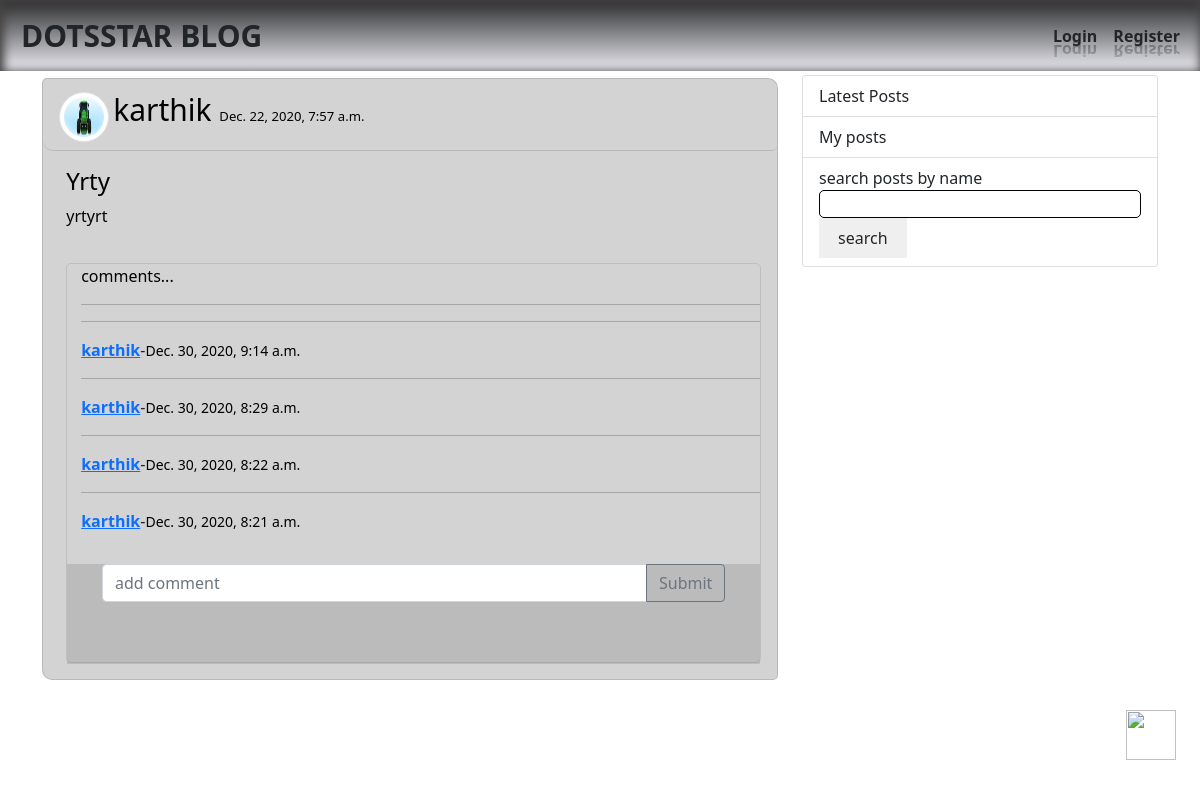
The app's page /posts/34/ with its own data.
### blog/models.py (models this page shows, shortened)
class posts(models.Model):
    title=models.CharField(max_length=100)
    content=models.TextField()
    author=models.ForeignKey(User,on_delete=models.CASCADE)
    likes = models.ManyToManyField(User, related_name='post_like')
    date_posted=models.DateTimeField(default=timezone.now)
    image=models.ImageField(upload_to="post_pic",default="default.jpg")
    def number_of_likes(self):
        return self.likes.count()

class comments(models.Model):
    post=models.ForeignKey(posts,related_name="comments",on_delete=models.CASCADE)
    name=models.ForeignKey(User,on_delete=models.CASCADE)
    description=models.TextField()
    date_posted=models.DateTimeField(default=timezone.now)

### user/models.py (models this page shows, shortened)
class profile(models.Model):
    user=models.OneToOneField(User,on_delete=models.CASCADE)
    image=models.ImageField(default="default.jpg",upload_to="profilr_pics")
    bio=models.TextField(default="hi!")
    followers=models.ManyToManyField("self",related_name='followers',blank=True)
    request=models.ManyToManyField("self",related_name='request',blank=True)

### blog/views.py (the view)
# urls.py: path('posts/<int:pk>/',postdetailview.as_view(),name="post-detail"),
class postdetailview(DetailView):
    model=posts
    def get_context_data(self, **kwargs):
        data = super().get_context_data(**kwargs)
        likes_connected = get_object_or_404(posts, id=self.kwargs['pk'])
        liked = False
        if likes_connected.likes.filter(id=self.request.user.id).exists():
            liked = True
        data['number_of_likes'] = likes_connected.number_of_likes()
        data['post_is_liked'] = liked
        return data

### blog/templates/blog/posts_detail.html (shortened to what this page needs)
{% extends "blog/base.html" %}
{% load static %}
{% block content %}
<div class="container-xl">
  <div class="row">
    <div class="col-sm-8">
      <div id="{{object.id}}" class="card" style="background-color:lightgray;border-radius:5px 10px;margin-top:1%;">
      <div class="card-header" style="background-color:lightgray;border-radius:5px 10px;">
            <img id="postimg" class="img-thumbnail rounded-circle" src="{{ object.author.profile.image.url }}">
            <span class="black-text" style="font-size: 20px;">
              <a class="text-decoration-none" href="{% url 'user-posts' object.author.username %}" style="font-size: 30px;color:black;">{{object.author }} </a>
            </span>
            <span class="black-text" style="font-size: 15px;">
              <small>{{ object.date_posted }}</small>
            </span>
        </div>
        <div class="card-body" style="margin-left:1%">
          <div>
            <h4 class="card-title" style="color:black;text-transform: capitalize;">{{ object.title }}</h4>
            <p class="card-text" style="color:black;font-size:16px;">{{ object.content }}</p>
          </div>
            {% include 'blog/likesection.html' %}
          <div id="commentsec"
            style="height:400px;border:0.5px solid rgba(0, 0, 0, 0.096);border-radius:5px;margin-top:5%;">
            <div id="commentsec1" style="height:270px;overflow-y:scroll;margin-left:2%;">
              {% if not object.comments.all %}
              no comments
              {% else %}
              <p style="color:black;">comments...</p>
              <hr>
              {% for comment in object.comments.all reversed %}
              <hr>
              <strong><a href="{% url 'user-posts' comment.name %}">{{ comment.name}}</a></strong>-<small>{{comment.date_posted }}</small>
              {% endfor %}
              {% endif %}
            </div>
            <div style="height:100px;position: relative;top:-1%;width:100%;background-color: rgba(61, 58, 58, 0.158);">
              <form action="{% url 'addcomment' object.id %}" method="POST" style="margin:5%;">
                <div class="input-group mb-3">
                  <input type="text" name="desc" class="form-control" placeholder="add comment" aria-label="Recipient's username" aria-describedby="button-addon2">
                  <button class="btn btn-outline-secondary" type="submit" id="button-addon2">Submit</button>
                  </div>
              </form>
            </div>
          </div>
        </div>
    </div>
  </div>
    {% include 'blog/include/sidebar.html' %}
  </div>
</div>
<div style="position: fixed;bottom:5%;right:2%;">
  <a href="#top"><img src="https://cdn3.iconfinder.com/data/icons/common-4/24/ui-12-512.png"
      style="height:50px;width:50px;"></a>
</div>
{% endblock content %}

### blog/templates/blog/base.html (style rules this page uses)
@media only screen and (min-width:600px) { #postimg { width: 50px; height: 50px; } }

### blog/templates/blog/posts_detail.html (style rules this page uses)
small { color: black; }

### records on screen
posts: author.profile.image (picture), author "karthik", date_posted "Dec. 22, 2020, 7:57 a.m.", title "Yrty", content "yrtyrt"
comments: name "karthik", date_posted "Dec. 30, 2020, 9:14 a.m."
comments: name "karthik", date_posted "Dec. 30, 2020, 8:29 a.m."
comments: name "karthik", date_posted "Dec. 30, 2020, 8:22 a.m."
comments: name "karthik", date_posted "Dec. 30, 2020, 8:21 a.m."
